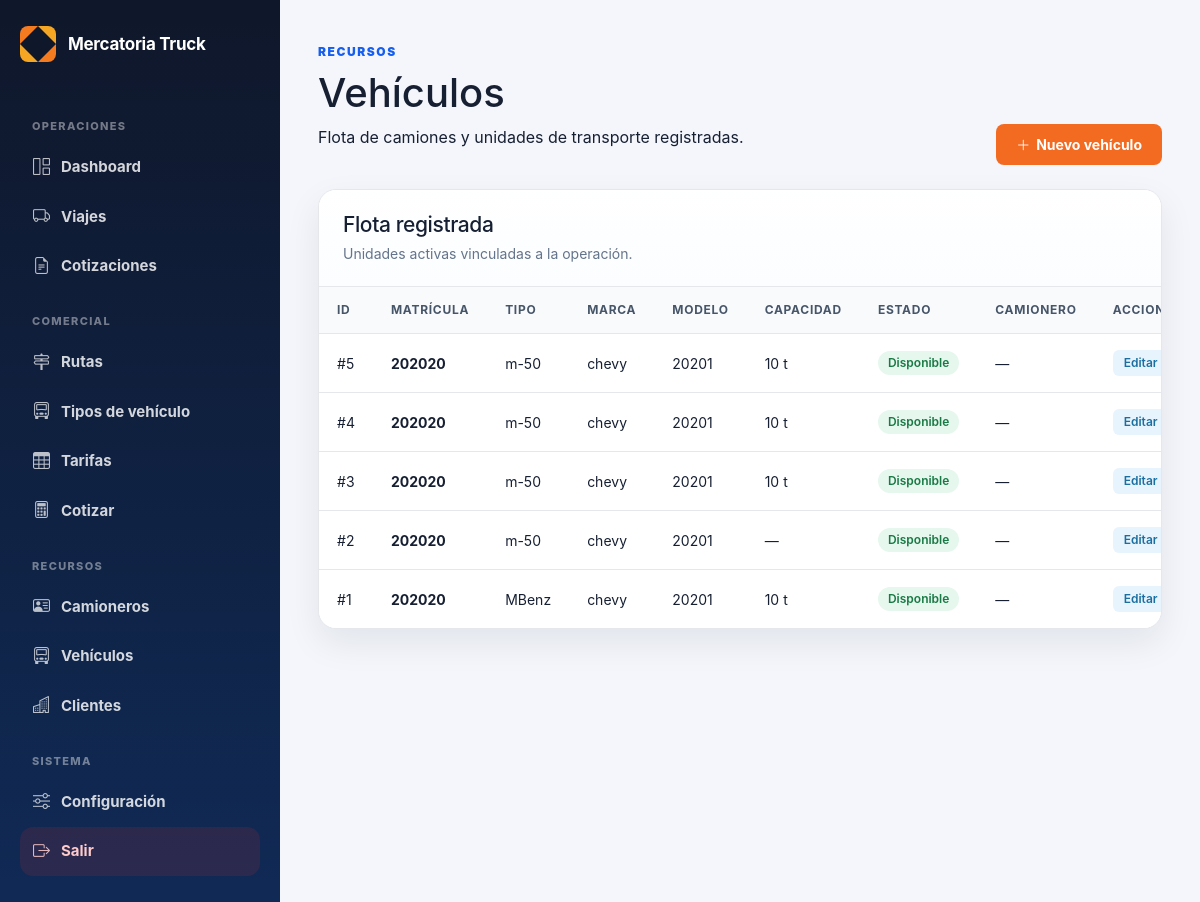
Screenshot of /admin/vehiculos (signed in) with the database file from the repository.
### tables this page shows
CREATE TABLE vehiculos (
        id INTEGER PRIMARY KEY AUTOINCREMENT,
        camionero_id INTEGER,
        matricula TEXT,
        marca TEXT,
        modelo TEXT,
        tipo TEXT,
        capacidad TEXT,
        combustible TEXT,
        estado TEXT DEFAULT 'Disponible',
        activo INTEGER DEFAULT 1,
        fecha_creacion TEXT DEFAULT CURRENT_TIMESTAMP
    , tipo_vehiculo_id INTEGER, placa TEXT);

### routes/admin.py (the view, shortened to what this page needs)
@admin_bp.route("/vehiculos", methods=["GET", "POST"])
def admin_vehiculos():
    if not requiere_admin():
        return redirect("/login")
    conexion = conectar()
    cursor = conexion.cursor()
    cursor.execute("""
        SELECT v.id, v.matricula, v.tipo, v.marca, v.modelo, v.capacidad, v.estado,
               c.nombre AS camionero_nombre
        FROM vehiculos v
        LEFT JOIN camioneros c ON v.camionero_id = c.id
        WHERE v.activo = 1
        ORDER BY v.id DESC
    """)
    lista = cursor.fetchall()
    cursor.execute("SELECT id, nombre FROM camioneros WHERE activo = 1 ORDER BY nombre")
    camioneros = cursor.fetchall()
    conexion.close()
    return render_template(
        "admin/vehiculos.html",
        lista=lista,
        camioneros=camioneros,
        estados=VEHICULO_ESTADOS
    )

### routes/admin.py (called while the page is built)
def conectar():
    conexion = sqlite3.connect("mercatoria.db")
    conexion.row_factory = sqlite3.Row
    return conexion

def requiere_admin():
    return "usuario" in session and session.get("rol") in ["admin", "operador"]

### templates/admin/vehiculos.html (shortened to what this page needs)
{% extends "admin/base_admin.html" %}
{% block contenido %}
<div class="page-header-vehiculos">
    <div>
        <span class="eyebrow">Recursos</span>
        <h1>Vehículos</h1>
        <p>Flota de camiones y unidades de transporte registradas.</p>
    </div>
    <button class="btn-nuevo-vehiculo" data-bs-toggle="modal" data-bs-target="#modalNuevoVehiculo">
        <i class="bi bi-plus-lg"></i> Nuevo vehículo
    </button>
</div>
<section class="panel">
    <div class="panel-header">
        <div>
            <h2>Flota registrada</h2>
            <p>Unidades activas vinculadas a la operación.</p>
        </div>
    </div>
    <div class="table-wrapper">
        <table class="data-table">
            <thead>
                <tr>
                    <th>ID</th>
                    <th>Matrícula</th>
                    <th>Tipo</th>
                    <th>Marca</th>
                    <th>Modelo</th>
                    <th>Capacidad</th>
                    <th>Estado</th>
                    <th>Camionero</th>
                    <th>Acciones</th>
                </tr>
            </thead>
            <tbody>
                {% for v in lista %}
                <tr>
                    <td>#{{ v["id"] }}</td>
                    <td><strong>{{ v["matricula"] }}</strong></td>
                    <td>{{ v["tipo"] or "—" }}</td>
                    <td>{{ v["marca"] or "—" }}</td>
                    <td>{{ v["modelo"] or "—" }}</td>
                    <td>{{ v["capacidad"] or "—" }}</td>
                    <td>
                        <span class="estado-pill estado-{{ v['estado']|lower|replace(' ', '-') }}">
                            {{ v["estado"] or "—" }}
                        </span>
                    </td>
                    <td>{{ v["camionero_nombre"] or "—" }}</td>
                    <td class="td-acciones">
                        <a href="/admin/vehiculos/{{ v['id'] }}/editar" class="btn-accion-edit">Editar</a>
                    </td>
                </tr>
                {% else %}
                <tr>
                    <td colspan="9" class="empty-state">No hay vehículos registrados.</td>
                </tr>
                {% endfor %}
            </tbody>
        </table>
    </div>
</section>
{% endblock %}

### static/css/admin.css (style rules this page uses)
:root { --bg: #f4f6fb; --panel: #ffffff; --panel-soft: #f8fafc; --text: #172033; --muted: #64748b; --primary: #155eef; --primary-dark: #0f3ea8; --border: #e5e7eb; --danger: #dc2626; --success: #16a34a; --warning: #f59e0b; --info: #0891b2; --sidebar: #0f172a; --sidebar-soft: #102a56; --shadow: 0 14px 35px rgba(15, 23, 42, 0.08); --radius: 18px; }
* { box-sizing: border-box; }
body { margin: 0; font-family: Inter, "Segoe UI", Arial, sans-serif; background: var(--bg); color: var(--text); }
.eyebrow { display: inline-flex; margin-bottom: 8px; color: var(--primary); font-size: 12px; font-weight: 900; text-transform: uppercase; letter-spacing: 0.13em; }
.panel { background: var(--panel); border: 1px solid var(--border); border-radius: var(--radius); box-shadow: var(--shadow); overflow: hidden; }
.panel-header { padding: 22px 24px; border-bottom: 1px solid var(--border); background: linear-gradient(180deg, #ffffff 0%, #fbfdff 100%); }
.panel-header h2 { margin: 0; font-size: 21px; letter-spacing: -0.4px; }
.panel-header p { margin: 6px 0 0; color: var(--muted); font-size: 14px; }
.table-wrapper { width: 100%; overflow-x: auto; }
.data-table { width: 100%; border-collapse: collapse; background: var(--panel); }
.data-table th { background: var(--panel-soft); color: #475569; padding: 14px 18px; text-align: left; font-size: 12px; text-transform: uppercase; letter-spacing: 0.06em; border-bottom: 1px solid var(--border); white-space: nowrap; }
.data-table td { padding: 16px 18px; border-bottom: 1px solid var(--border); font-size: 14px; vertical-align: middle; }
.data-table tr:last-child td { border-bottom: none; }

### templates/admin/vehiculos.html (style rules this page uses)
.page-header-vehiculos { display: flex; justify-content: space-between; align-items: flex-end; margin-bottom: 24px; }
.btn-nuevo-vehiculo { background: #F36B21; color: white; padding: 10px 20px; border: none; border-radius: 8px; font-size: 14px; font-weight: 700; cursor: pointer; display: flex; align-items: center; gap: 6px; flex-shrink: 0; }
.td-acciones { white-space: nowrap; }
.btn-accion-edit, .btn-accion-del { display: inline-block; padding: 4px 11px; border-radius: 6px; font-size: 12px; font-weight: 600; cursor: pointer; border: none; text-decoration: none; margin-right: 4px; }
.btn-accion-edit { background: #e8f4fd; color: #1a6fa0; }
.estado-pill { display: inline-block; padding: 3px 10px; border-radius: 999px; font-size: 12px; font-weight: 600; background: #eee; color: #555; }
.estado-pill.estado-disponible { background: #e6f7ee; color: #1a7a45; }

### rows the page displays
vehiculos: id "5", matricula "202020", tipo "m-50", marca "chevy", modelo "20201", capacidad "10 t", estado "Disponible", v "—"
vehiculos: id "4", matricula "202020", tipo "m-50", marca "chevy", modelo "20201", capacidad "10 t", estado "Disponible", v "—"
vehiculos: id "3", matricula "202020", tipo "m-50", marca "chevy", modelo "20201", capacidad "10 t", estado "Disponible", v "—"
vehiculos: id "2", matricula "202020", tipo "m-50", marca "chevy", modelo "20201", capacidad "—", estado "Disponible", v "—"
vehiculos: id "1", matricula "202020", tipo "MBenz", marca "chevy", modelo "20201", capacidad "10 t", estado "Disponible", v "—"
